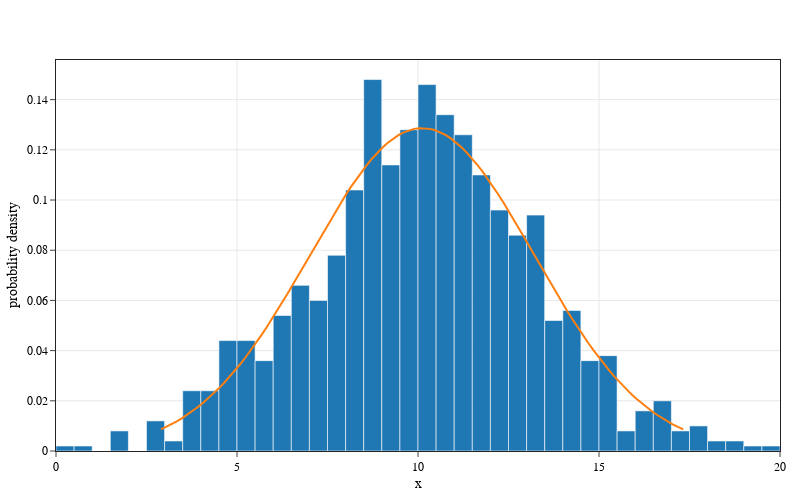

Source (notebook cell):
### Code cell
# Create the y-values for the pdf
pdf_y = stats.norm.pdf(x=pdf_x, loc=samp_mean, scale=samp_std)

fig.add_trace(go.Scatter(x=pdf_x, y=pdf_y, showlegend=False))

fig.write_image("plot-pdf-histogram.svg")
fig.show()
